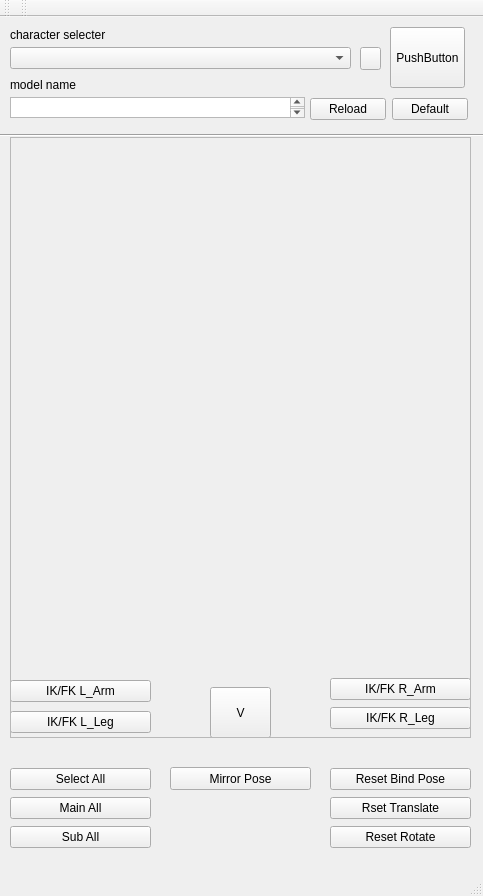
<?xml version="1.0" encoding="UTF-8"?>
<ui version="4.0">
 <class>MainWindow</class>
 <widget class="QMainWindow" name="MainWindow">
  <property name="geometry">
   <rect>
    <x>0</x>
    <y>0</y>
    <width>483</width>
    <height>896</height>
   </rect>
  </property>
  <property name="windowTitle">
   <string>MainWindow</string>
  </property>
  <property name="styleSheet">
   <string notr="true"/>
  </property>
  <widget class="QWidget" name="centralwidget">
   <property name="styleSheet">
    <string notr="true"/>
   </property>
   <widget class="Line" name="line">
    <property name="geometry">
     <rect>
      <x>-10</x>
      <y>110</y>
      <width>501</width>
      <height>16</height>
     </rect>
    </property>
    <property name="minimumSize">
     <size>
      <width>501</width>
      <height>0</height>
     </size>
    </property>
    <property name="maximumSize">
     <size>
      <width>501</width>
      <height>16777215</height>
     </size>
    </property>
    <property name="orientation">
     <enum>Qt::Horizontal</enum>
    </property>
   </widget>
   <widget class="QPushButton" name="pushButton_4">
    <property name="geometry">
     <rect>
      <x>390</x>
      <y>10</y>
      <width>75</width>
      <height>61</height>
     </rect>
    </property>
    <property name="text">
     <string>PushButton</string>
    </property>
   </widget>
   <widget class="QLabel" name="label">
    <property name="geometry">
     <rect>
      <x>10</x>
      <y>10</y>
      <width>241</width>
      <height>16</height>
     </rect>
    </property>
    <property name="text">
     <string>character selecter</string>
    </property>
   </widget>
   <widget class="QLabel" name="label_2">
    <property name="geometry">
     <rect>
      <x>10</x>
      <y>60</y>
      <width>100</width>
      <height>16</height>
     </rect>
    </property>
    <property name="text">
     <string>model name</string>
    </property>
   </widget>
   <widget class="QPushButton" name="pushButton_15">
    <property name="geometry">
     <rect>
      <x>170</x>
      <y>750</y>
      <width>141</width>
      <height>23</height>
     </rect>
    </property>
    <property name="text">
     <string>Mirror Pose</string>
    </property>
   </widget>
   <widget class="QPushButton" name="pushButton_16">
    <property name="geometry">
     <rect>
      <x>210</x>
      <y>670</y>
      <width>61</width>
      <height>51</height>
     </rect>
    </property>
    <property name="text">
     <string>V</string>
    </property>
   </widget>
   <widget class="QTextEdit" name="textEdit">
    <property name="geometry">
     <rect>
      <x>10</x>
      <y>80</y>
      <width>295</width>
      <height>21</height>
     </rect>
    </property>
   </widget>
   <widget class="QFrame" name="frame">
    <property name="geometry">
     <rect>
      <x>10</x>
      <y>120</y>
      <width>461</width>
      <height>601</height>
     </rect>
    </property>
    <property name="frameShape">
     <enum>QFrame::StyledPanel</enum>
    </property>
    <property name="frameShadow">
     <enum>QFrame::Raised</enum>
    </property>
   </widget>
   <widget class="QWidget" name="">
    <property name="geometry">
     <rect>
      <x>330</x>
      <y>660</y>
      <width>141</width>
      <height>54</height>
     </rect>
    </property>
    <layout class="QVBoxLayout" name="verticalLayout_4">
     <item>
      <widget class="QPushButton" name="pushButton_7">
       <property name="text">
        <string>IK/FK R_Arm</string>
       </property>
      </widget>
     </item>
     <item>
      <widget class="QPushButton" name="pushButton_8">
       <property name="text">
        <string>IK/FK R_Leg</string>
       </property>
      </widget>
     </item>
    </layout>
   </widget>
   <widget class="QWidget" name="">
    <property name="geometry">
     <rect>
      <x>330</x>
      <y>750</y>
      <width>141</width>
      <height>83</height>
     </rect>
    </property>
    <layout class="QVBoxLayout" name="verticalLayout">
     <item>
      <widget class="QPushButton" name="pushButton_14">
       <property name="text">
        <string>Reset Bind Pose</string>
       </property>
      </widget>
     </item>
     <item>
      <widget class="QPushButton" name="pushButton_13">
       <property name="text">
        <string>Rset Translate</string>
       </property>
      </widget>
     </item>
     <item>
      <widget class="QPushButton" name="pushButton_12">
       <property name="text">
        <string>Reset Rotate</string>
       </property>
      </widget>
     </item>
    </layout>
   </widget>
   <widget class="QWidget" name="">
    <property name="geometry">
     <rect>
      <x>10</x>
      <y>660</y>
      <width>141</width>
      <height>61</height>
     </rect>
    </property>
    <layout class="QVBoxLayout" name="verticalLayout_3">
     <item>
      <widget class="QPushButton" name="pushButton_5">
       <property name="text">
        <string>IK/FK L_Arm</string>
       </property>
      </widget>
     </item>
     <item>
      <widget class="QPushButton" name="pushButton_6">
       <property name="text">
        <string>IK/FK L_Leg</string>
       </property>
      </widget>
     </item>
    </layout>
   </widget>
   <widget class="QWidget" name="">
    <property name="geometry">
     <rect>
      <x>310</x>
      <y>80</y>
      <width>158</width>
      <height>25</height>
     </rect>
    </property>
    <layout class="QHBoxLayout" name="horizontalLayout">
     <item>
      <widget class="QPushButton" name="pushButton_2">
       <property name="text">
        <string>Reload</string>
       </property>
      </widget>
     </item>
     <item>
      <widget class="QPushButton" name="pushButton_3">
       <property name="text">
        <string>Default</string>
       </property>
      </widget>
     </item>
    </layout>
   </widget>
   <widget class="QComboBox" name="comboBox">
    <property name="geometry">
     <rect>
      <x>10</x>
      <y>30</y>
      <width>341</width>
      <height>22</height>
     </rect>
    </property>
   </widget>
   <widget class="QWidget" name="">
    <property name="geometry">
     <rect>
      <x>10</x>
      <y>750</y>
      <width>141</width>
      <height>83</height>
     </rect>
    </property>
    <layout class="QVBoxLayout" name="verticalLayout_2">
     <item>
      <widget class="QPushButton" name="pushButton_9">
       <property name="text">
        <string>Select All</string>
       </property>
      </widget>
     </item>
     <item>
      <widget class="QPushButton" name="pushButton_10">
       <property name="text">
        <string>Main All</string>
       </property>
      </widget>
     </item>
     <item>
      <widget class="QPushButton" name="pushButton_11">
       <property name="text">
        <string>Sub All</string>
       </property>
      </widget>
     </item>
    </layout>
   </widget>
   <widget class="QPushButton" name="pushButton">
    <property name="geometry">
     <rect>
      <x>360</x>
      <y>30</y>
      <width>21</width>
      <height>23</height>
     </rect>
    </property>
    <property name="text">
     <string/>
    </property>
   </widget>
   <zorder>line</zorder>
   <zorder>comboBox</zorder>
   <zorder>pushButton</zorder>
   <zorder>pushButton_2</zorder>
   <zorder>pushButton_3</zorder>
   <zorder>pushButton_4</zorder>
   <zorder>label</zorder>
   <zorder>label_2</zorder>
   <zorder>pushButton_5</zorder>
   <zorder>pushButton_6</zorder>
   <zorder>pushButton_7</zorder>
   <zorder>pushButton_8</zorder>
   <zorder>pushButton_9</zorder>
   <zorder>pushButton_10</zorder>
   <zorder>pushButton_11</zorder>
   <zorder>pushButton_12</zorder>
   <zorder>pushButton_13</zorder>
   <zorder>pushButton_14</zorder>
   <zorder>pushButton_15</zorder>
   <zorder>pushButton_16</zorder>
   <zorder>textEdit</zorder>
   <zorder>pushButton</zorder>
   <zorder>comboBox</zorder>
   <zorder>pushButton_13</zorder>
   <zorder>pushButton_13</zorder>
   <zorder>frame</zorder>
  </widget>
  <widget class="QMenuBar" name="menubar">
   <property name="geometry">
    <rect>
     <x>0</x>
     <y>0</y>
     <width>483</width>
     <height>24</height>
    </rect>
   </property>
  </widget>
  <widget class="QStatusBar" name="statusbar"/>
  <widget class="QToolBar" name="toolBar">
   <property name="windowTitle">
    <string>toolBar</string>
   </property>
   <attribute name="toolBarArea">
    <enum>TopToolBarArea</enum>
   </attribute>
   <attribute name="toolBarBreak">
    <bool>false</bool>
   </attribute>
  </widget>
  <widget class="QToolBar" name="toolBar_2">
   <property name="windowTitle">
    <string>toolBar_2</string>
   </property>
   <attribute name="toolBarArea">
    <enum>TopToolBarArea</enum>
   </attribute>
   <attribute name="toolBarBreak">
    <bool>false</bool>
   </attribute>
  </widget>
 </widget>
 <resources/>
 <connections/>
</ui>
